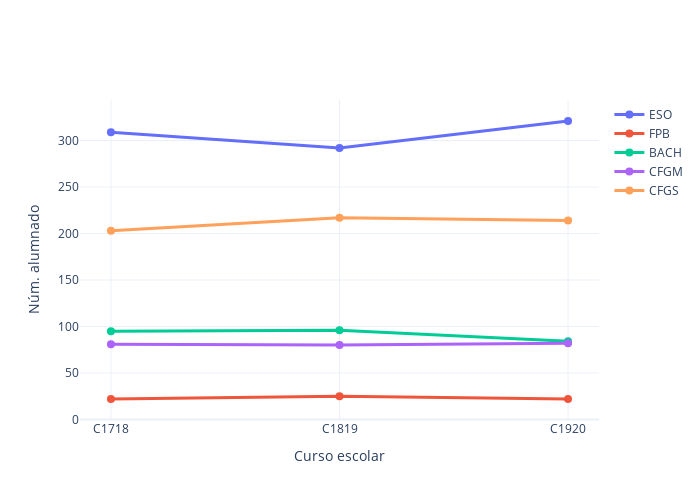

The notebook cell this image was saved under:
### Markdown cell above
## Evolución del número total de alumnado por niveles

### Code cell
myplotly.num_students_evolution(df_ce, stages, years)

### Figure 1 — Plotly figure (JSON) as saved in the notebook; plotly's stock layout.template omitted (floating-point values rounded to 4 significant figures)
{"data": [{"hoverinfo": "name+text", "line": {"width": 3}, "marker": {"size": 8}, "name": "ESO", "text": [309, 292, 321], "type": "scatter", "x": ["C1718", "C1819", "C1920"], "y": [309, 292, 321]}, {"hoverinfo": "name+text", "line": {"width": 3}, "marker": {"size": 8}, "name": "FPB", "text": [22, 25, 22], "type": "scatter", "x": ["C1718", "C1819", "C1920"], "y": [22, 25, 22]}, {"hoverinfo": "name+text", "line": {"width": 3}, "marker": {"size": 8}, "name": "BACH", "text": [95, 96, 84], "type": "scatter", "x": ["C1718", "C1819", "C1920"], "y": [95, 96, 84]}, {"hoverinfo": "name+text", "line": {"width": 3}, "marker": {"size": 8}, "name": "CFGM", "text": [81, 80, 82], "type": "scatter", "x": ["C1718", "C1819", "C1920"], "y": [81, 80, 82]}, {"hoverinfo": "name+text", "line": {"width": 3}, "marker": {"size": 8}, "name": "CFGS", "text": [203, 217, 214], "type": "scatter", "x": ["C1718", "C1819", "C1920"], "y": [203, 217, 214]}], "layout": {"height": 500, "width": 700, "xaxis": {"title": {"text": "Curso escolar"}}, "yaxis": {"title": {"text": "Núm. alumnado"}}}}
